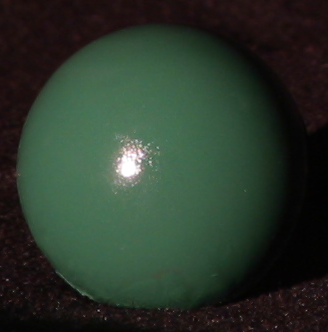
#> input picture hw2/sphere/sphere1.png, 328 x 332 px
$ jupyter execute --allow-errors 'Assignment 2.ipynb'   (older library calls are emulated)
#> lines starting #> are read from the running program, lines starting #| are printed output that depends on the picture
# CSE 252A Computer Vision I Fall 2017
## Assigment 2

---
This assignment contains theoretical and programming exercises. If you plan to submit hand written answers for theoretical exercises, please be sure your writing is readable and merge those in order with the final pdf you create out of this notebook.

## Problem 1: Irradiance [4 pts]
Consider a rectangular surface with vertices (-3,-2,1); (3,-2,1); (-3,2,1) and (3,2,1).
The radiance on the surface is given by $L.(x^2+y^2+3)$ where L is a constant.

What is the irradiance arriving at the position (0,0,0) with the normal vector (0,0,1)?

## Problem 2: Irradiance [4 pts]
Consider a cylinder with radius r and height h whose base is centered at z=0 along the xy-plane.
The walls of the cylinder have a constant radiance L and the top of the cylinder has constant radiance 2L.

What is the irradiance E at the point (0,0,0) assuming that the surface at (0,0,0) has a normal vector of (0,0,1)?

## Problem 3: Diffused Objects and Shading Fields [4 pts]
We see a diffuse sphere centered at the origin, with radius one and albedo $\rho$, in an orthographic camera, looking down the z-axis.

This sphere is illuminated by a distant point light source whose direction is (0,0,1). There is no other illumination.

Show that the shading field in the camera is $\rho\sqrt{1-x^2-y^2}$.

## Problem 4: Occlusion, Umbra and Penumbra [2 pts]
We have a square area source and a square occluder, both paraller to a plane.

The edge length of the source is half that of the occluder, and they are vertically above one another with their centers aligned.

1). What is the shape of the umbra?

2). What is the shape of the outside boundary of the penumbra?

## Problem 5: Photometric Stereo, Specularity Removal, Light Direction [20 pts]

The  goal  of  this  part  of  the  assignment  is  to  implement  a  couple  of  different  algorithms  that  re-
construct a surface using the concept of photometric stereo.

Additionally, you will implement the specular removal technique of Mallick et al., which enables photometric stereo reconstruction of certain non-Lambertian materials.

You can assume a Lambertian reflectance function once specularties are removed, but the albedo is unknown and non-constant in the images.

Your program will take in multiple images as input along with the light source direction (and color when necessary) for each image.

Lastly, you will have to implement a code to calculate the light direction on images of specular objects.

### Part 1: [6 pts]
Implement the photometric stereo technique described in Forsyth and Ponce 5.4 and the lecture notes.

Your program should have two parts:

a)  Read in the images and corresponding light source directions, and estimate the surface normals and albedo map.

b)  Reconstruct the depth map from the normals. You can first try the naive scanline-based shape by integration method described in the book.  If this does not work well on real images, you can use the implementation of the Horn integration technique given below in horn_integrate function.

Try using only im1, im2 and im4 first. Display your outputs as mentioned below.

Then use all four images. (Most accurate).

For each of the above cases you must output:

1). The estimated albedo map

2). The estimated surface normals by either showing
    a). Needle map OR
    b). Three images showing components of surface normal

3). A wireframe of depth map

Note: You will find all the data for this part in synthetic_data.pickle

[cell 1]
## Example: How to read and access data from a pickle
import pickle
import matplotlib.pyplot as plt

pickle_in = open('synthetic_data.pickle', 'rb')
#> (reads hw2/synthetic_data.pickle from the repository)
data = pickle._Unpickler(pickle_in)
data.encoding = 'latin1'
data = data.load()

#data is a dict which stores each element as a key-value pair.
print(data.keys())

#To access the value of an entity, refer it by its key.
plt.imshow(data['im1'],cmap = 'gray')
plt.show()
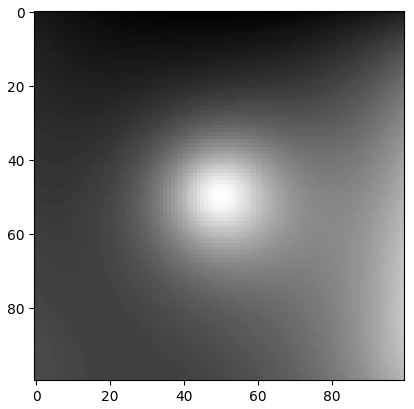
#> figure drawn by matplotlib, 1 panel

[cell 2]
import numpy as np
from scipy.signal import convolve
from numpy import linalg

def horn_integrate(gx,gy,mask,niter):
    '''
    integrate_horn recovers the function g from its partial
    derivatives gx and gy.
    mask is a binary image which tells which pixels are
    involved in integration.
    niter is the number of iterations.
    typically 100,000 or 200,000,
    although the trend can be seen even after 1000 iterations.
    '''
    g = np.ones(np.shape(gx))

    gx = np.multiply(gx,mask)
    gy = np.multiply(gy,mask)

    A = np.array([[0,1,0],[0,0,0],[0,0,0]]) #y-1
    B = np.array([[0,0,0],[1,0,0],[0,0,0]]) #x-1
    C = np.array([[0,0,0],[0,0,1],[0,0,0]]) #x+1
    D = np.array([[0,0,0],[0,0,0],[0,1,0]]) #y+1

    d_mask = A+B+C+D

    den = np.multiply(convolve(mask,d_mask,mode='same'),mask)
    den[den==0] = 1
    rden = 1.0/den
    mask2 = np.multiply(rden,mask)

    m_a = convolve(mask,A,mode='same')
    m_b = convolve(mask,B,mode='same')
    m_c = convolve(mask,C,mode='same')
    m_d = convolve(mask,D,mode='same')

    term_right = np.multiply(m_c,gx) + np.multiply(m_d,gy)
    t_a = -1.0*convolve(gx,B,mode='same')
    t_b = -1.0*convolve(gy,A,mode='same')
    term_right = term_right+t_a+t_b
    term_right = np.multiply(mask2,term_right)

    for k in range(niter):
        g = np.multiply(mask2,convolve(g,d_mask,mode='same'))\
            +term_right;

    return g

[cell 3]
def photometric_stereo(images,lights):
    I = np.zeros([images[0].shape[0],images[0].shape[1],lights.shape[0]])
    g = np.zeros([images[0].shape[0],images[0].shape[1],3])
    albedo = np.zeros(images[0].shape)
    normals = np.zeros([images[0].shape[0],images[0].shape[1],3])
    p = np.zeros(images[0].shape)
    q = np.zeros(images[0].shape)
    H = np.zeros(images[0].shape)
    mask = np.ones(images[0].shape)
    for i in range(images[0].shape[0]):
        for j in range(images[0].shape[1]):
            #I[i][j] = np.array([images[0][i][j],images[1][i][j],images[2][i][j]]).T
            for k in range(lights.shape[0]):
                I[i][j][k] = images[k][i][j]
            g[i][j] = np.dot(np.dot(np.linalg.inv(np.dot(lights.T,lights)), lights.T),I[i][j])
            albedo[i][j] = np.linalg.norm(g[i][j])
            normals[i][j] = g[i][j]/albedo[i][j]
            p[i][j] = normals[i][j][0]/normals[i][j][2]
            q[i][j] = normals[i][j][1]/normals[i][j][2]

    for i in range(1,images[0].shape[0]):
        H[i][0] = H[i-1][0] + q[i][0]
    for i in range(images[0].shape[0]):
        for j in range(1,images[0].shape[1]):
            H[i][j] = H[i][j-1] + p[i][j]

    H_horn = horn_integrate(p,q,mask,10000)

    return albedo,normals,H,H_horn

[cell 4]
from mpl_toolkits.mplot3d import Axes3D

pickle_in = open('synthetic_data.pickle', 'rb')
data = pickle._Unpickler(pickle_in)
data.encoding = 'latin1'
data = data.load()

def source2direction(lights):
    return np.array([lights[1], lights[0], -lights[2]])

#lights = np.vstack((data['l1'],data['l2'],data['l3'],data['l4']))
lights = np.vstack((data['l1'],data['l2'],data['l4']))
for i in range(lights.shape[0]):
    lights[i] = source2direction(lights[i])
#Hint: be careful about the light-source location and direction of light.
#lights right now stores light-source locations

images = []
images.append(data['im1'])
images.append(data['im2'])
#images.append(data['im3'])
images.append(data['im4'])

albedo, normals, depth, horn = photometric_stereo(images, lights)

#--------------------------------------------------------------------------
#Following code is just a working example so you don't get stuck with any
#of the graphs required. You may want to write your own code to align the
#results in a better layout
#--------------------------------------------------------------------------

print('using only im1, im2, im4')
fig = plt.figure()
albedo_max = albedo.max()
albedo = albedo/albedo_max
plt.imshow(albedo, cmap='gray')
plt.show()
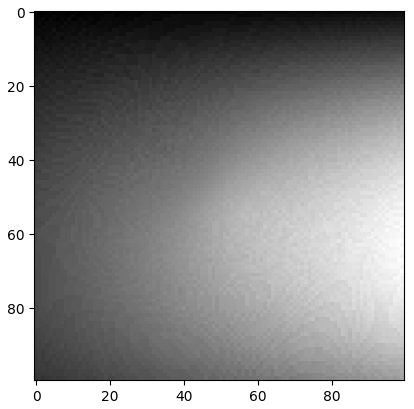
#> figure drawn by matplotlib, 1 panel

#showing normals as three seperate channels
figure = plt.figure()
ax1 = figure.add_subplot(131)
ax1.imshow(normals[..., 0])
ax2 = figure.add_subplot(132)
ax2.imshow(normals[..., 1])
ax3 = figure.add_subplot(133)
ax3.imshow(normals[..., 2])
plt.show()
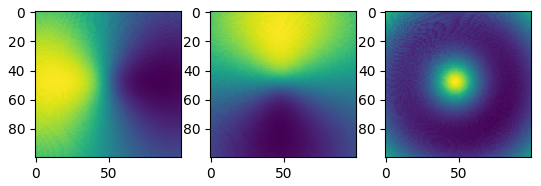
#> figure drawn by matplotlib, 3 panels

#showing normals as quiver
H = depth[::5,::5]
X, Y, Z = np.meshgrid(np.arange(0,np.shape(normals)[0], 5), np.arange(0,np.shape(normals)[1], 5),  np.arange(0,np.shape(normals)[2], 5))
NX = normals[..., 0][::5,::5]
NY = normals[..., 1][::5,::5]
NZ = normals[..., 2][::5,::5]
fig = plt.figure(figsize=(6,4))
#> (the rest of this cell did not finish here and is left out)

[cell 5]
from mpl_toolkits.mplot3d import Axes3D

pickle_in = open('synthetic_data.pickle', 'rb')
data = pickle._Unpickler(pickle_in)
data.encoding = 'latin1'
data = data.load()

def source2direction(lights):
    return np.array([lights[1], lights[0], -lights[2]])

lights = np.vstack((data['l1'],data['l2'],data['l3'],data['l4']))
for i in range(lights.shape[0]):
    lights[i] = source2direction(lights[i])

#lights = np.vstack((data['l1'],data['l2'],data['l4']))
#Hint: be careful about the light-source location and direction of light.
#lights right now stores light-source locations

images = []
images.append(data['im1'])
images.append(data['im2'])
images.append(data['im3'])
images.append(data['im4'])

albedo, normals, depth, horn = photometric_stereo(images, lights)

#--------------------------------------------------------------------------
#Following code is just a working example so you don't get stuck with any
#of the graphs required. You may want to write your own code to align the
#results in a better layout
#--------------------------------------------------------------------------

print('using 4 images')
fig = plt.figure()
albedo_max = albedo.max()
albedo = albedo/albedo_max
plt.imshow(albedo, cmap='gray')
plt.show()

#showing normals as three seperate channels
figure = plt.figure()
ax1 = figure.add_subplot(131)
ax1.imshow(normals[..., 0])
ax2 = figure.add_subplot(132)
ax2.imshow(normals[..., 1])
ax3 = figure.add_subplot(133)
ax3.imshow(normals[..., 2])
plt.show()
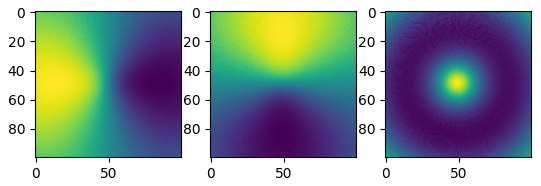
#> figure drawn by matplotlib, 3 panels

#showing normals as quiver
H = depth[::5,::5]
X, Y, Z = np.meshgrid(np.arange(0,np.shape(normals)[0], 5), np.arange(0,np.shape(normals)[1], 5),  np.arange(0,np.shape(normals)[2], 5))
NX = normals[..., 0][::5,::5]
NY = normals[..., 1][::5,::5]
NZ = normals[..., 2][::5,::5]
fig = plt.figure(figsize=(6,4))
#> (the rest of this cell did not finish here and is left out)

### Part 2: [4 pts]
Implement the specularity removal technique described in Beyond Lambert: Reconstructing Specular Surfaces Using Color (by Mallick, Zickler, Kriegman, and Belhumeur; CVPR 2005).

Your program should input an RGB image and light source color and output the corresponding SUV image.

Try this out first with the specular sphere images and then with the pear images.

For each specular sphere and pear images, include

1). The original image (in RGB colorspace).

2). The recovered S channel of the image.

3). The recovered diffuse part of the image - Use $G = \sqrt{U^2+V^2}$ to represent the diffuse part.

Note: You will find all the data for this part in specular_sphere.pickle and specular_pear.pickle

[cell 6]
# [42 lines left out: functions get_rot_mat, RGBToSUV, not called in this run]

#> (a cell that did not finish here is left out)

### Part 3: [3 pts]
Combine parts 1 and 2 by running your photometric stereo code on the diffuse components of the specular sphere and pear images.

For comparison, run your photometric stereo code on the original images (converted to grayscale) as well. You should notice erroneous "bumps" in the resulting reconstructions, as a result of violating the Lambertian assumption.

For each specular sphere and pear image sets, using all the four images, include:

1). The estimated albedo map (original and diffuse)

2). The estimated surface normals (original and diffuse) by either showing
    a). Needle map OR
    b). Three images showing components of surface normal

3). A wireframe of depth map (original and diffuse)

[cell 8]
#---------------------------------------------------------------------------
#you may reuse the code for photometric_stereo here
#write your code below to process the data and send it to photometric_stereo
#and display the albedo, normals and depth maps

from mpl_toolkits.mplot3d import Axes3D

def rgb2gray(rgb):
    return np.dot(rgb[...,:3], [0.299, 0.587, 0.114])

#> (the rest of this cell did not finish here and is left out)

#> (a cell that did not finish here is left out)

[cell 10]
#---------------------------------------------------------------------------
#you may reuse the code for photometric_stereo here
#write your code below to process the data and send it to photometric_stereo
#and display the albedo, normals and depth maps

from mpl_toolkits.mplot3d import Axes3D

def rgb2gray(rgb):
    return np.dot(rgb[...,:3], [0.299, 0.587, 0.114])

#> (the rest of this cell did not finish here and is left out)

#> (a cell that did not finish here is left out)

### Part 4: [7 pts]
Often times the light direction is unknown. In these cases it is required to estimate the light direction using a
highly specular ball.

a). Derive the equations/working-logic to find the light direction L, using the center of the ball, $C = (x,y)^T$, and the brightest point in the image $B = (x,y)^T$. You may find this equation useful: $L = 2N(R.N) - R$ where R is the reflection direction and N is the surface normal. The camera is looking down the z-axis. You may submit a hand-written/typed derivation for this part OR make a seperate markdown cell for it and type it there.

b). Complete the function light_direction(), compute_center(), compute_brightest(), compute_radius() with a code that calculates the light direction in the 8 sphere images in sphere.zip.

c). Using all the images, include a wireframe of depth map

[cell 12]
# [54 lines left out: functions compute_radius, compute_center, compute_brightest, light_direction, not called in this run]

[cell 13]
from scipy import misc
im1 = misc.imread('./sphere/sphere1.png',flatten=True)
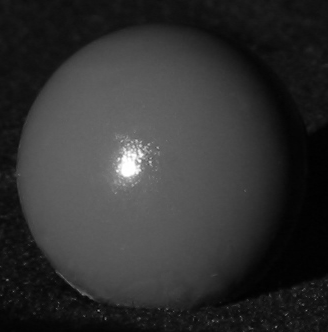
#> im1: shape (332, 328) float32; min 0.712, max 255, mean 50.3
im2 = misc.imread('./sphere/sphere2.png',flatten=True)
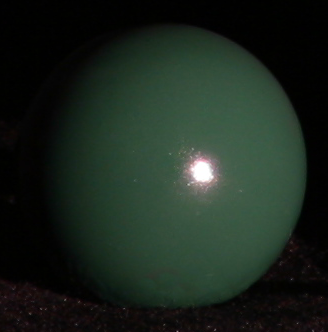
#> input picture hw2/sphere/sphere2.png, 328 x 332 px
#> im2: shape (332, 328) float32; min 0, max 255, mean 34
im3 = misc.imread('./sphere/sphere3.png',flatten=True)
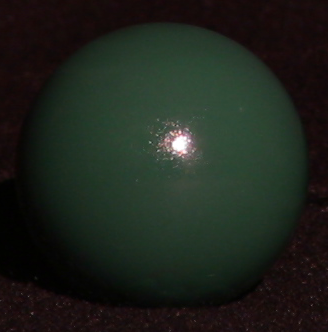
#> input picture hw2/sphere/sphere3.png, 328 x 332 px
#> im3: shape (332, 328) float32; min 0, max 255, mean 33
im4 = misc.imread('./sphere/sphere4.png',flatten=True)
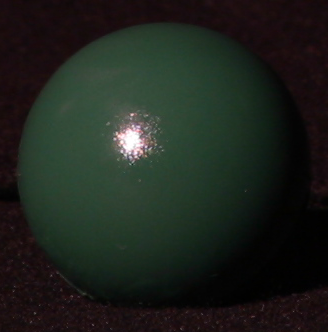
#> input picture hw2/sphere/sphere4.png, 328 x 332 px
#> im4: shape (332, 328) float32; min 0, max 255, mean 33
im5 = misc.imread('./sphere/sphere5.png',flatten=True)
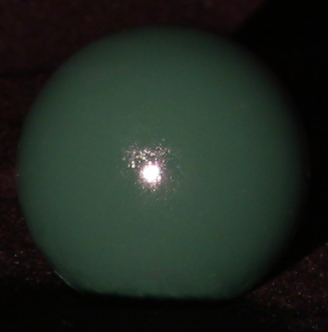
#> input picture hw2/sphere/sphere5.png, 328 x 332 px
#> im5: shape (332, 328) float32; min 0.712, max 255, mean 37.3
im6 = misc.imread('./sphere/sphere6.png',flatten=True)
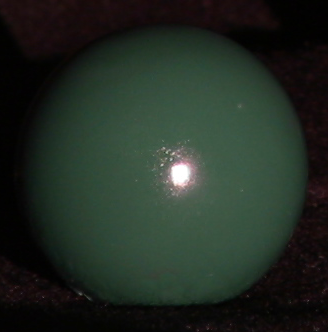
#> input picture hw2/sphere/sphere6.png, 328 x 332 px
#> im6: shape (332, 328) float32; min 0, max 255, mean 40
#> (the rest of this cell did not finish here and is left out)
